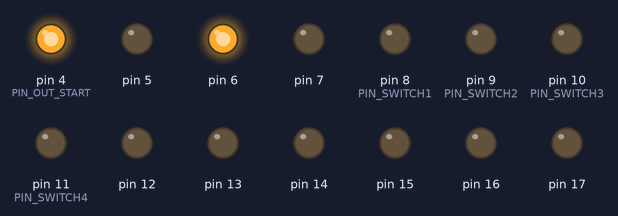
The sketch below on a simulated Arduino Uno, built for the host (arithmetic inside an expression is 32-bit, double 64-bit). Parts: output pins drawn as LEDs (lit = HIGH). What the sketch prints to the serial monitor is not drawn.

Above: at 0.8 s.
Timing chart, 0 to 2.3 s (numbered marks = the images above):
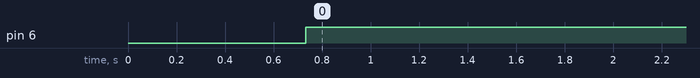

Measured:
- by itself, pin 6: LOW → HIGH at 0.73 s

The sketch:

Central_controller.ino
```cpp
#include "Controller\Controller.h"

Controller m_Controller;

void setup()
{
  m_Controller.Initiate();
}

void loop()
{
  // put your main code here, to run repeatedly:
  m_Controller.Execute();
}
```

Common.h
```cpp
#ifndef COMMON_H
#define COMMON_H

#define DEBUG
#define UNITTEST   1

#include <Arduino.h>

#endif // COMMON_H
```

Controller.h
```cpp
#ifndef CONTROLLER_H
#define CONTROLLER_H

#define C_DEBUG true

#include "..\Common\Common.h"
#include "..\View\View.h"
#include "..\Model\Model.h"

class Controller
{
	// Operations
	public:
		void Initiate(void);
		void Execute();

		Controller();   // This is the constructor declaration
		~Controller();  // This is the destructor: declaration
	protected:
		void WaitAndProcessMsg();
		boolean HandleMsg(const char* senderNumber, const char* msg);
		int8_t GetSwPin(uint8_t pin);
		int ReadSerial(char* result);
		void ReportToMaster(const char* senderNumber, const char* msg);
	// Attributes
	protected:
		Model m_Model;
		View  m_View;
		char  m_MasterNumber[20];
};

#endif // CONTROLLER_H
```

Model.h
```cpp
#ifndef MODEL_H
#define MODEL_H
#include "..\Common\Common.h"

class Model
{
	// Operations
	public:

		Model();   // This is the constructor declaration
		~Model();  // This is the destructor: declaration
	// Attributes
	protected:
};

#endif // MODEL_H
```

Logger.h
```cpp
#ifndef LOGGER_H
#define LOGGER_H
#include "..\Common\Common.h"

#ifdef DEBUG    //Macros are usually in all capital letters.
#define LOG(enable, ...)     \
do { \
	if(enable) \
	{ \
		char buffer[64] = "\0"; \
		sprintf(buffer, __VA_ARGS__); \
		if(strlen(buffer) >= 64) \
		{ \
			Serial.print("ERROR: Invalid log len\r\n"); \
		} \
		Serial.print(buffer); \
	} \
} while(0);
#else
  #define LOG(...)     //now defines a blank line
#endif

#endif // LOGGER_H
```

View.h
```cpp
#ifndef VIEW_H
#define VIEW_H

#define V_DEBUG true

#include <GSM.h>
#include "..\Common\Common.h"

#define PIN_OUT_START 		4
#define PIN_OUT_END 		19
#define PIN_GSM_CONNECTED 	PIN_OUT_START
#define PIN_SMS_SEND		(PIN_OUT_START + 1)
#define PIN_SMS_RECV		(PIN_OUT_START + 2)

#define PIN_SWITCH1 		8
#define PIN_SWITCH2 		9
#define PIN_SWITCH3 		10
#define PIN_SWITCH4 		11

#define PIN_MAX_NUM 		4

// PIN Number for the SIM
#define PINNUMBER ""

class View
{
	// Operations
	public:
		void Initiate(void);
		void GSMConnect();
		boolean SMSAvailable();
		int  SMSGetMsg(char* result);
		void SMSGetRemoteNumber(char *senderNumber, uint8_t len);
		void SMSSend(const char* remoteNum, const char *txtMsg);
		void SMSFlush();
		void PinMode(uint8_t pin, uint8_t mode);
		void PinArrayMode(uint8_t pin_from, uint8_t pin_to, uint8_t mode);
		void PinSet(uint8_t pin, uint8_t value);
		void PinHigh(uint8_t pin);
		void PinLow(uint8_t pin);
		void PinArraySet(uint8_t pin_from, uint8_t pin_to, uint8_t value);
		void PinArrayHigh(uint8_t pin_from, uint8_t pin_to);
		void PinArrayLow(uint8_t pin_from, uint8_t pin_to);

		View();   // This is the constructor declaration
		~View();  // This is the destructor: declaration
	// Attributes
	protected:
		GSM m_GsmAccess;
		GSM_SMS m_Sms;

};
#endif // VIEW_H
```
